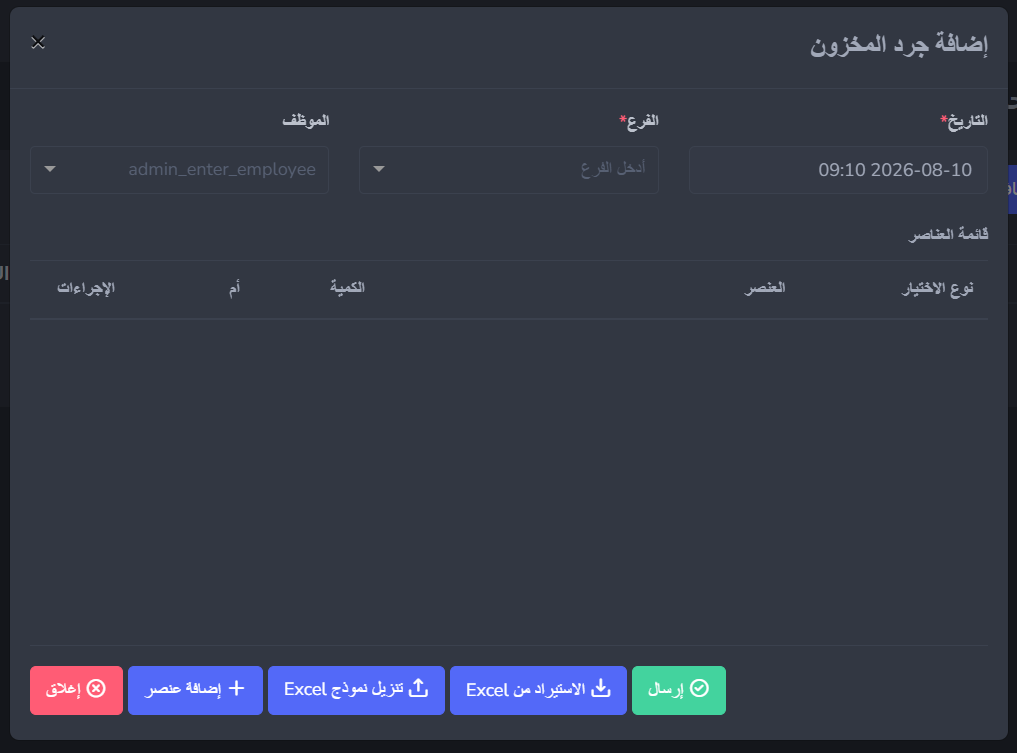
#> input picture assets/images/Inventory/Daily/add-inventory-count-ar.png, 1017 x 753 px, given in place of window_images_image-8d9ae6a1-daa9-420f-ab3e-a8513b0199ab.png, which was not available
$ python _annotate_purchase_reception_ar.py
#> lines starting #> are read from the running program, lines starting #| are printed output that depends on the picture; pictures that were not available may be replaced by others from this repository, and a replacement may not be noted
from pathlib import Path

import numpy as np
from PIL import Image, ImageDraw, ImageFont

src = Path(
    r"C:\Users\sara.benmansour\.cursor\projects\c-Users-sara-benmansour-smartprins-docs"
    r"\assets\c__Users_sara.benmansour_AppData_Roaming_Cursor_User_workspaceStorage_"
    r"empty-window_images_image-8d9ae6a1-daa9-420f-ab3e-a8513b0199ab.png"
)
out = Path(
    r"C:\Users\sara.benmansour\smartprins-docs\assets\images\Inventory\Daily"
    r"\purchase-reception-ar.png"
)
preview_dir = out.parent

im = Image.open(src).convert("RGBA")
#> im is the input picture: PIL image 1017x753 RGBA; mean R, G, B, A 52.2, 57.4, 71.8, 255
arr = np.asarray(im.convert("RGB"))
h, w, _ = arr.shape
#> h = 753; w = 1017
print("size", w, h)
#| size 1017 753

sidebar_x = int(w * 0.78)
#> sidebar_x = 793

# Locate blue Add button in toolbar (exclude sidebar)
region = arr[50:140, 0:sidebar_x]
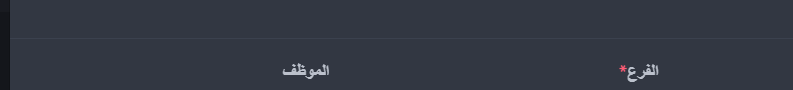
#> region: shape (90, 793, 3); mean R, G, B 50.6, 55.5, 66.5
mask = (
    (region[:, :, 2] > 160)
    & (region[:, :, 0] < 130)
    & (region[:, :, 1] > 70)
    & (region[:, :, 1] < 180)
)
#> mask: shape (90, 793) bool; every value is 0
ys, xs = np.where(mask)
#> ys = empty array; xs = empty array
print("blue px", len(xs))
#| blue px 0
if len(xs) == 0:
#> (the run stopped early here; a loop or call above may not have finished)

$ run again, on assets/images/Inventory/Daily/add-inventory-count.png
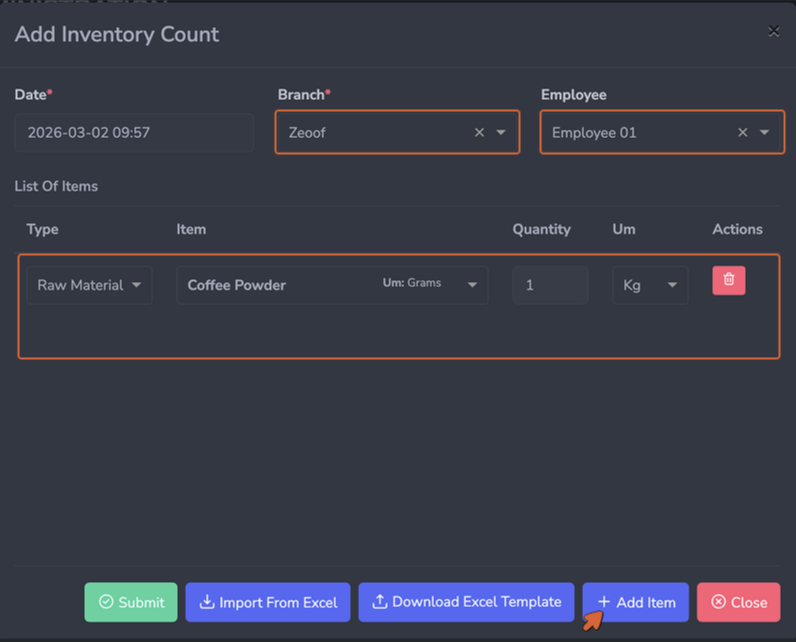
#> input picture assets/images/Inventory/Daily/add-inventory-count.png, 1592 x 1284 px, given in place of window_images_image-8d9ae6a1-daa9-420f-ab3e-a8513b0199ab.png, which was not available (shown at 1/2 size)
#> im is the input picture: PIL image 1592x1284 RGBA; mean R, G, B, A 57.7, 60.4, 73.7, 255
#| size 1592 1284
#> `region = arr[50:140, 0:sidebar_x]`:
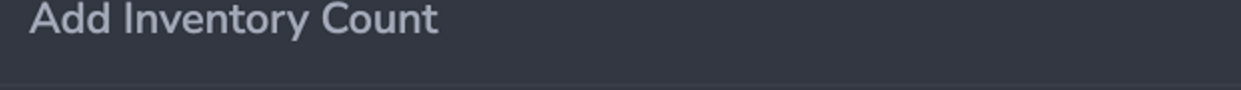
#> region: shape (90, 1241, 3); mean R, G, B 55.5, 59.6, 69.8
#> mask: shape (90, 1241) bool; every value is 0
#> ys = empty array
#| blue px 0

$ run again, on assets/images/Inventory/Daily/add-po.png
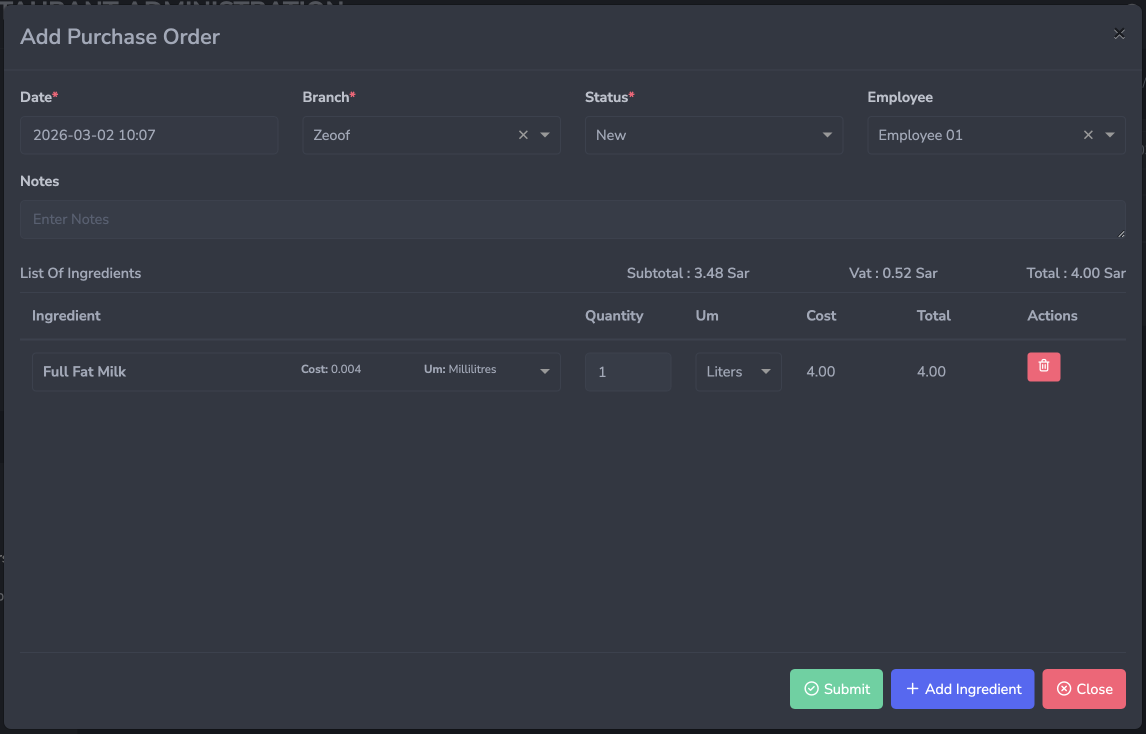
#> input picture assets/images/Inventory/Daily/add-po.png, 2292 x 1468 px, given in place of window_images_image-8d9ae6a1-daa9-420f-ab3e-a8513b0199ab.png, which was not available (shown at 1/2 size)
#> im is the input picture: PIL image 2292x1468 RGBA; mean R, G, B, A 53.4, 57.2, 67.8, 255
#| size 2292 1468
#> `region = arr[50:140, 0:sidebar_x]`:
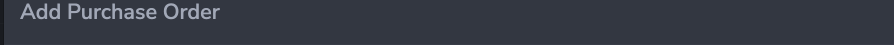
#> region: shape (90, 1787, 3) (shown at 1/2 size); mean R, G, B 54, 58.1, 68.2
#> mask: shape (90, 1787) bool; every value is 0
#> ys = empty array
#| blue px 0
